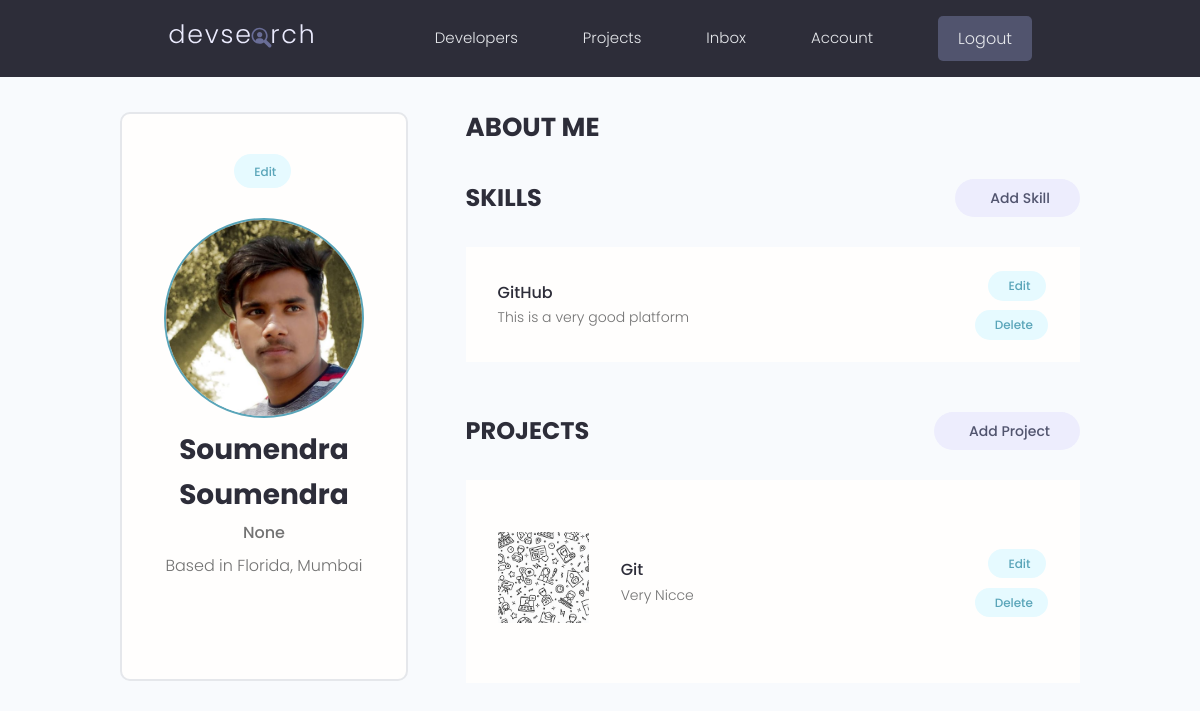
Screenshot of /account/ (signed in) with the database file from the repository.
### users/models.py (models this page shows, shortened)
class Profile(models.Model):
    user = models.OneToOneField(User,on_delete=models.CASCADE,null=True,blank=True)
    name = models.CharField(max_length=200,blank=True,null=True)
    email = models.EmailField(max_length=500, blank=True,null=True)
    username = models.CharField(max_length=200,blank=True,null=True)
    location = models.CharField(max_length=200,blank=True,null=True)
    short_intro = models.CharField(max_length=200,blank=True,null=True)
    bio = models.TextField(blank=True,null=True)
    profile_image = models.ImageField(null=True,blank=True,upload_to='profiles/',default='profiles/user-default.png')
    social_github = models.CharField(max_length=200,blank=True,null=True)
    social_twitter = models.CharField(max_length=200,blank=True,null=True)
    social_linkedin = models.CharField(max_length=200,blank=True,null=True)
    social_youtube = models.CharField(max_length=200,blank=True,null=True)
    social_website = models.CharField(max_length=200,blank=True,null=True)
    created = models.DateTimeField(auto_now_add=True)
    id = models.UUIDField(default=uuid.uuid4,unique=True,primary_key=True,editable=False)
    class Meta:
        ordering = ['-created']
    @property
    def imageURL(self):
        try:
            url = self.profile_image.url
        except:
            url = ''
        return url

class Skill(models.Model):
    owner = models.ForeignKey(Profile,on_delete=models.CASCADE,null=True,blank=True)
    name = models.CharField(max_length=200,blank=True,null=True)
    description = models.TextField(null=True,blank=True)
    created = models.DateTimeField(auto_now_add=True)
    id = models.UUIDField(default=uuid.uuid4,unique=True,primary_key=True,editable=False)

### projects/models.py (models this page shows, shortened)
class Project(models.Model):
    owner = models.ForeignKey(Profile,on_delete=models.CASCADE,null=True,blank=True)
    title = models.CharField(max_length=200)
    discription = models.TextField(null=True,blank=True)
    featured_image = models.ImageField(null=True,blank=True,default="default.jpg")
    demo_link = models.CharField(max_length=2000,null=True,blank=True)
    source_link = models.CharField(max_length=2000,null=True,blank=True)
    tag = models.ManyToManyField('Tag',blank=True)
    vote_total = models.IntegerField(default=0,null=True,blank=True)
    vote_ratio = models.IntegerField(default=0,null=True,blank=True)
    created = models.DateTimeField(auto_now_add=True)
    id = models.UUIDField(default=uuid.uuid4,unique=True,primary_key=True,editable=False)
    class Meta:
        ordering = ['-vote_ratio','-vote_total','title']
    @property
    def imageURL(self):
        try:
            url = self.featured_image.url
        except:
            url = ''
        return url

### users/views.py (the view)
# urls.py: path('account/',views.userAccount,name='account'),
@login_required(login_url='login')
def userAccount(requset):
    profile = requset.user.profile
    skills = profile.skill_set.all()
    projects = profile.project_set.all()
    context={'profile':profile,'skills':skills,'projects':projects}
    return render(requset,'users/account.html',context)

### users/templates/users/account.html (shortened to what this page needs)
{% extends "main.html" %}
{% block content %}
  <main class="settingsPage profile my-md">
    <div class="container">
      <div class="layout">
        <div class="column column--1of3">
          <div class="card text-center">
            <div class="card__body dev">
              <a class="tag tag--pill tag--main settings__btn" href="{% url 'edit-account' %}"> Edit</a>
              <img class="avatar avatar--xl dev__avatar" src="{{ profile.imageURL }}" />
              <h2 class="dev__name">{{ profile.name }}</h2>
              <p class="dev__title">{{ profile.short_intro }}</p>
              <p class="dev__location">Based in Florida, {{ profile.location }}</p>
            </div>
          </div>
        </div>
        <div class="column column--2of3">
          <div class="devInfo">
            <h3 class="devInfo__title">About Me</h3>
          </div>
          <div class="settings">
            <h3 class="settings__title">Skills</h3>
            <a class="tag tag--pill tag--sub settings__btn tag--lg" href="{% url 'create-skill' %}"> Add Skill</a>
          </div>
          <table class="settings__table">
            {% for skill in skills %}
            <tr>
              <td class="settings__tableInfo">
                <h4>{{skill.name}}</h4>
                <p>
                  {{skill.description}}
                </p>
              </td>
              <td class="settings__tableActions">
                <a class="tag tag--pill tag--main settings__btn" href="{% url 'update-skill' skill.id %}"> Edit</a>
                <a class="tag tag--pill tag--main settings__btn" href="{% url 'delete-skill' skill.id %}?next=/account">
                  Delete</a>
              </td>
            </tr>
            {% endfor %}
          </table>
          <div class="settings">
            <h3 class="settings__title">Projects</h3>
            <a class="tag tag--pill tag--sub settings__btn tag--lg" href="{% url 'create-project' %}"> Add Project</a>
          </div>
          <table class="settings__table">
            {% for project in projects %}
            <tr>
              <td class="settings__thumbnail">
                <a href="{% url 'project' project.id %}"><img src="{{project.imageURL}}" alt="Project Thumbnail" /></a>
              </td>
              <td class="settings__tableInfo">
                <a href="{% url 'project' project.id %}">{{project.title}}</a>
                <p>{{project.discription|slice:"150"}}</p>
              </td>
              <td class="settings__tableActions">
                <a class="tag tag--pill tag--main settings__btn" href="{% url 'update-project' project.id %}"> Edit</a>
                <a class="tag tag--pill tag--main settings__btn" href="{% url 'delete-project' project.id %}?next=/account">
                  Delete</a>
              </td>
            </tr>
            {% endfor %}
          </table>
        </div>
      </div>
    </div>
  </main>
{% endblock %}

### static/styles/app.css (style rules this page uses)
:root { --color-sub: #2d2d39; }
.card { border: 2px solid var(--color-light); }
img { width: 100%; }
.profile .card > .dev { padding: 4rem; }
.dev__avatar { display: block; margin: auto; }
.dev__name { color: var(--color-sub); font-size: 2.8rem; font-weight: 700; margin-top: 1rem; margin-bottom: 0.5rem; }
.dev__title { font-size: 1.6rem; font-weight: 500; line-height: 1.3; }
.dev__location { margin-top: 1rem; }
.devInfo { margin-bottom: 3rem; }
.devInfo__title, .devInfo__subtitle { font-size: 2.6rem; color: var(--color-sub); text-transform: uppercase; font-weight: 700; margin-bottom: 1.5rem; }
.settingsPage .dev > .settings__btn { display: inline-block; margin-bottom: 3rem; }
.settings { display: flex; justify-content: space-between; align-items: center; }
.settings__title { font-size: 2.4rem; text-transform: uppercase; font-weight: 700; color: var(--color-sub); }
.settings__table { margin-top: 3rem; margin-bottom: 5rem; padding: 0 3rem; background: var(--color-white); }
.settings__table tr { width: 100%; }
.settings__table tr > td { padding: 2rem 0; }
.settings__thumbnail { width: 23%; min-width: 10rem; }
.settings__thumbnail img { padding-right: 3rem; height: 15rem; object-fit: contain; }
.settings__tableInfo { width: 100%; }
.settings__tableInfo h4, .settings__tableInfo a { padding-right: 1rem; width: auto; font-size: 1.6rem; font-weight: 500; color: var(--color-sub); }
.settings__tableInfo p { font-size: 1.4rem; }
.settings__tableActions { text-align: right; }

### static/uikit/styles/modules/_variables.css (style rules this page uses)
:root { --color-main: #5aa5b9; --color-main-light: #e6faff; --color-sub: #3f4156; --color-sub-light: #51546e; --color-sub-lighter: #ededfd; --color-text: #737373; --color-gray: #8b8b8b; --color-light: #e5e7eb; --color-light-gray: #767676; --color-bg: #f8fafd; --color-white: #fffefd; --color-white-light: #f3f3f3; --color-success: #359e64; --color-success-bg: #def8e8; --color-error: #fc4b0b; --color-error-bg: #fff2ee; --font-base: 'Poppins', arial, helvetica, 'Segoe UI', roboto, ubuntu, sans-serif; --font-monospace: 'Fira Code', 'Courier New', courier, monospace; --font-regular: 300; --font-medium: 500; --font-bold: 700; --generic-shadow: 1px 1px 5px #00000010; --generic-transition: all 0.3s ease-in-out; }

### static/uikit/styles/modules/_base.css (style rules this page uses)
* { margin: 0; padding: 0; box-sizing: border-box; text-rendering: optimizeLegibility; color: inherit; font-size: inherit; }
html { font-size: 50%; }
@media only screen and (min-width: 480px) { html { font-size: 56.25%; } }
@media only screen and (min-width: 1200px) { html { font-size: 62.5%; } }
body { line-height: 1.6; font-weight: 400; font-size: 1.5rem; color: var(--color-text); background-color: var(--color-bg); min-height: 100vh; }

### static/uikit/styles/modules/_typography.css (style rules this page uses)
* { font-family: var(--font-base); }
h2 { font-size: 3.6rem; font-weight: var(--font-bold); }
h3 { font-size: 3.2rem; font-weight: var(--font-medium); }
h4 { font-size: 2.8rem; font-weight: var(--font-medium); }
p, span, strong { font-size: 1.6rem; color: var(--color-text); font-weight: var(--font-regular); }
a { padding-bottom: 2px; text-decoration: none; display: inline-block; color: var(--color-main); font-weight: var(--font-medium); }

### static/uikit/styles/modules/_utilities.css (style rules this page uses)
.container { width: 92%; max-width: 165rem; margin: 0 auto; box-sizing: border-box; }
@media screen and (min-width: 1000px) { .container { width: 90%; } }
@media screen and (min-width: 1200px) { .container { width: 80%; } }
.text-center { text-align: center; }
.my-md { margin: 3rem auto; }

### static/uikit/styles/modules/_avatar.css (style rules this page uses)
.avatar { border-radius: 50%; border: 2px solid var(--color-main); object-fit: cover; }
.avatar--xl { height: 20rem; width: 20rem; }

### static/uikit/styles/modules/_card.css (style rules this page uses)
.card { border-radius: 1rem; background-color: var(--color-white); border: 1.5px solid var(--color-light); width: auto; height: auto; margin-top: 0.5rem; margin-bottom: 0.5rem; overflow: hidden; }
.card__body, .card__header { padding: 2rem 2.5rem; }

### static/uikit/styles/modules/_tag.css (style rules this page uses)
.tag { display: inline-flex; align-items: center; background-color: var(--color-sub); height: -webkit-fit-content; height: -moz-fit-content; height: fit-content; width: -webkit-fit-content; width: -moz-fit-content; width: fit-content; border-radius: 0.5rem; padding: 0.5rem 1.5rem; font-size: 1.2rem; cursor: pointer; }
.tag:not(:last-child) { margin-right: 0.25rem; margin-bottom: 0.75rem; }
.tag--pill { border-radius: 5rem; }
.tag--main, .tag--main > small { background: var(--color-main-light); color: var(--color-main); font-weight: 500; }
.tag--sub, .tag--sub > small { background: var(--color-sub-lighter); color: var(--color-sub-light); font-weight: 500; }
.tag--lg { padding: 0.8rem 3rem; font-size: 1.4rem; }

### rows the page displays
Profile: imageURL (picture), name "Soumendra Soumendra", short_intro "None", location "Mumbai"
Skill: name "GitHub", description "This is a very good platform"
Project: imageURL (picture), title "Git", discription "Very Nicce"
